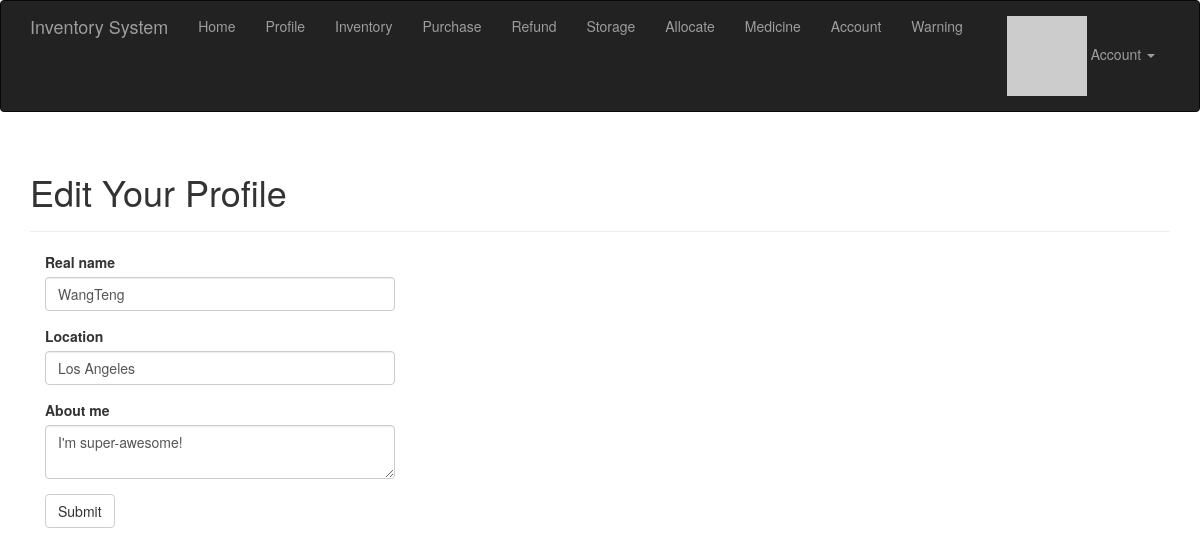
The page /edit-profile (signed in) on the database as committed earlier.
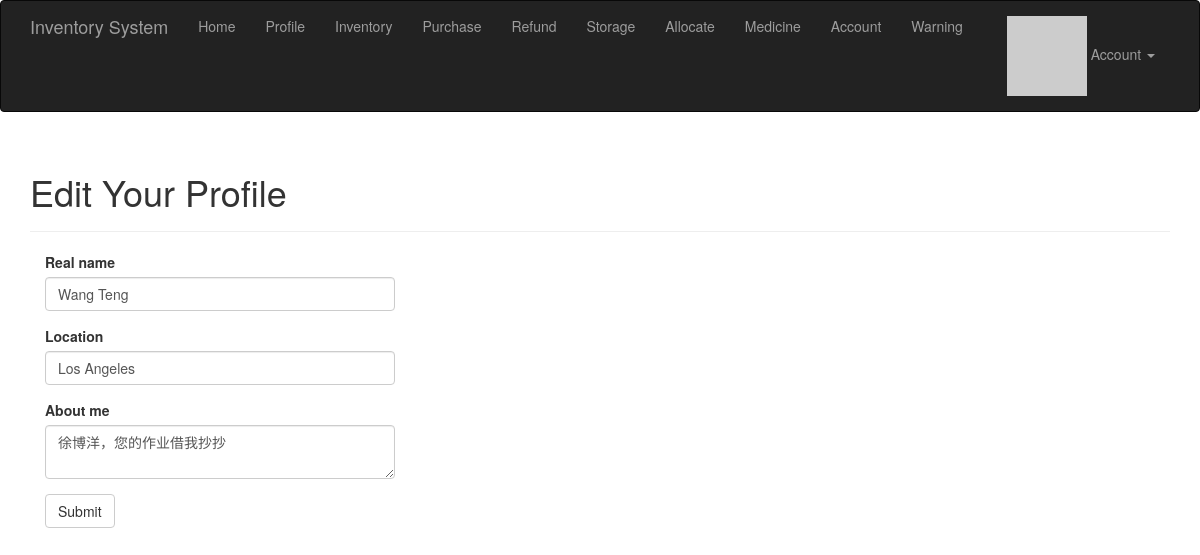
The same page on the database as committed later.
### app/models.py (models this page shows, shortened)
class User(UserMixin, db.Model):
    __tablename__ = 'users'
    id = db.Column(db.Integer, primary_key=True)
    email = db.Column(db.String(64), unique=True, index=True)
    username = db.Column(db.String(64), unique=True, index=True)
    role_id = db.Column(db.Integer, db.ForeignKey('roles.id'))
    password_hash = db.Column(db.String(128))
    confirmed = db.Column(db.Boolean, default=False)
    name = db.Column(db.String(64))
    location = db.Column(db.String(64))
    about_me = db.Column(db.Text())
    member_since = db.Column(db.DateTime(), default=datetime.utcnow)
    last_seen = db.Column(db.DateTime(), default=datetime.utcnow)
    avatar_hash = db.Column(db.String(32))
    posts = db.relationship('Post', backref='author', lazy='dynamic')
    followed = db.relationship('Follow',
                               foreign_keys=[Follow.follower_id],
                               backref=db.backref('follower', lazy='joined'),
                               lazy='dynamic',
                               cascade='all, delete-orphan')
    followers = db.relationship('Follow',
                                foreign_keys=[Follow.followed_id],
                                backref=db.backref('followed', lazy='joined'),
                                lazy='dynamic',
                                cascade='all, delete-orphan')
    comments = db.relationship('Comment', backref='author', lazy='dynamic')
    purchases = db.relationship("Purchase", backref='author', lazy='dynamic')
    refund = db.relationship("Refund", backref='author', lazy='dynamic')
    storage = db.relationship("Storage", backref='author', lazy='dynamic')
    allocate = db.relationship("Allocate", backref="author", lazy="dynamic")
    @property
    def password(self):
        raise AttributeError('password is not a readable attribute')
    def can(self, perm):
        return self.role is not None and self.role.has_permission(perm)
    def ping(self):
        self.last_seen = datetime.utcnow()
        db.session.add(self)
    def gravatar(self, size=100, default='identicon', rating='g'):
        url = 'https://secure.gravatar.com/avatar'
        hash = self.avatar_hash or self.gravatar_hash()
        return '{url}/{hash}?s={size}&d={default}&r={rating}'.format(
            url=url, hash=hash, size=size, default=default, rating=rating)

### app/main/views.py (the view, shortened to what this page needs)
@main.route('/edit-profile', methods=['GET', 'POST'])
@login_required
def edit_profile():
    form = EditProfileForm()
    form.name.data = current_user.name
    form.location.data = current_user.location
    form.about_me.data = current_user.about_me
    return render_template('edit_profile.html', form=form)

### app/main/forms.py
class EditProfileForm(FlaskForm):
    name = StringField('Real name', validators=[Length(0, 64)])
    location = StringField('Location', validators=[Length(0, 64)])
    about_me = TextAreaField('About me')
    submit = SubmitField('Submit')

### app/auth/views.py (called while the page is built)
@auth.before_app_request
def before_request():
    if current_user.is_authenticated:
        current_user.ping()
        if not current_user.confirmed \
                and request.endpoint \
                and request.blueprint != 'auth' \
                and request.endpoint != 'static':
            return redirect(url_for('auth.unconfirmed'))

### app/main/__init__.py (called while the page is built)
@main.app_context_processor
def inject_permissions():
    return dict(Permission=Permission)

### app/models.py (called while the page is built)
@login_manager.user_loader
def load_user(user_id):
    return User.query.get(int(user_id))

    def has_permission(self, perm):
        return self.permissions & perm == perm

### app/templates/edit_profile.html (shortened to what this page needs)
{% extends "base.html" %}
{% import "bootstrap/wtf.html" as wtf %}
{% block page_content %}
<div class="page-header">
    <h1>Edit Your Profile</h1>
</div>
<div class="col-md-4">
    {{ wtf.quick_form(form) }}
</div>
{% endblock %}

Rows that differ between the two databases and show on the page:
changed User "Los Angeles": name "WangTeng" → "Wang Teng"; about_me "I'm super-awesome!" → "徐博洋，您的作业借我抄抄"
